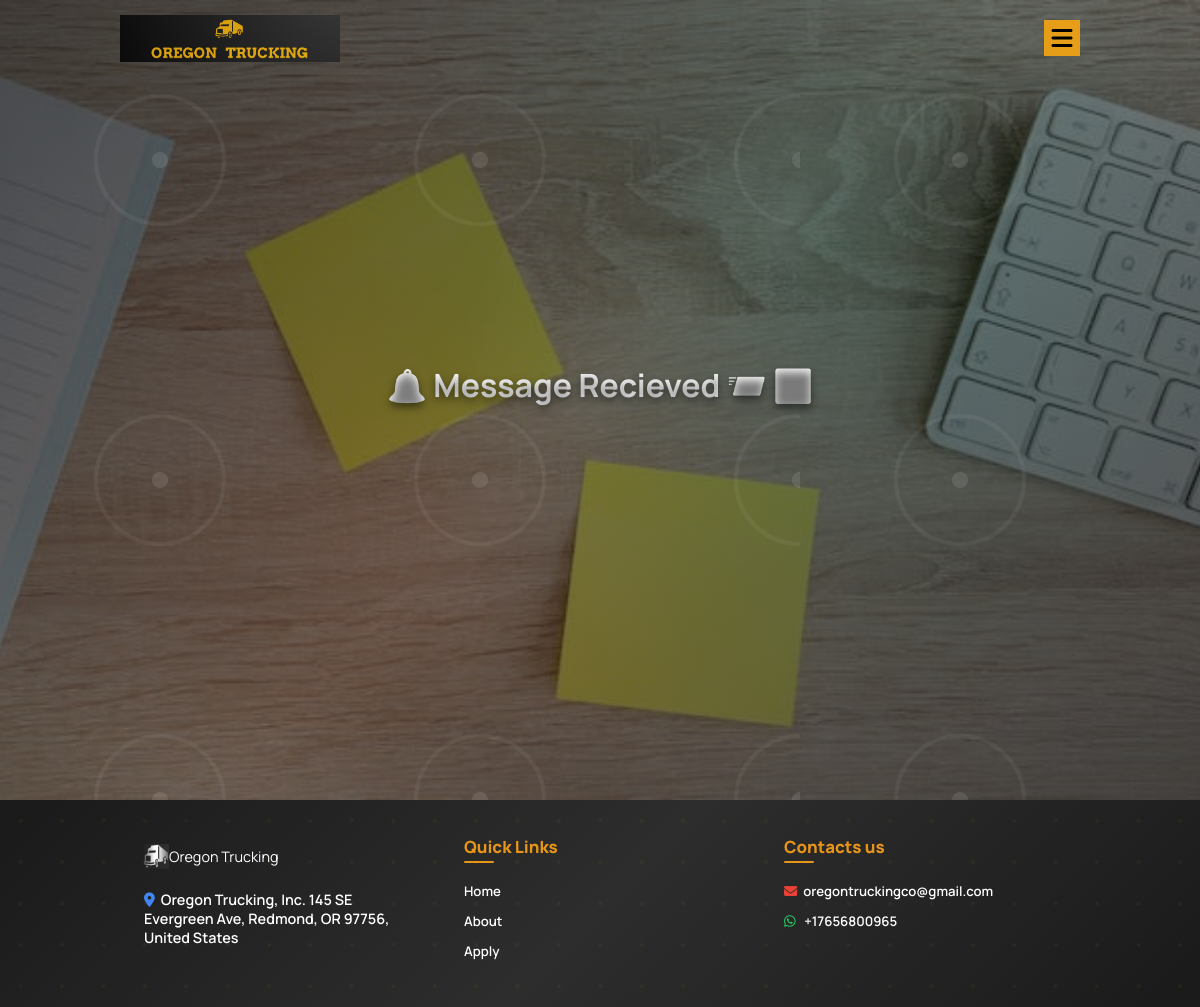
Screenshot of /message with the database file from the repository.
### driver/models.py (models this page shows, shortened)
class CompanyProfile(models.Model):
    name = models.CharField(max_length=50)
    email = models.EmailField()
    phone = models.CharField(max_length=50)
    address = models.CharField(max_length=150)
    logo = models.ImageField(upload_to='logo')
    home_img = models.ImageField(upload_to='home_img')
    confirm = models.ImageField(upload_to='confirm')
    thanks = models.ImageField(upload_to='thanks')
    video = models.FileField(upload_to='video')
    p1 = models.TextField()
    p2 = models.TextField()
    p3 = models.TextField()
    p4 = models.TextField()
    copyright = models.CharField(max_length=50)
    banner_h1 = models.CharField( max_length=50,default ='higher/top_text')
    banner_h3 = models.CharField( max_length=50, default = 'lower_text')
    favicon = models.ImageField(upload_to='logo',default='favicon.jpg')
    notification = models.ImageField(upload_to='logo',default='notification.jpg')
    class Meta:
        db_table = 'CompanyProfile'
        managed = True
        verbose_name = 'CompanyProfile'
        verbose_name_plural = 'CompanyProfile'

### driver/views.py (the view)
# urls.py: path('message',views.message,name='message'),
def message(request):
    return render(request,'message.html')

### driver/context_processor.py (called while the page is built)
def oregon(request):
    profile = CompanyProfile.objects.get(pk=1)
    context = {
        'profile': profile,
    }
    return context

### driver/templates/message.html (shortened to what this page needs)
{% extends 'base.html' %}
{% load static %}
{% block header %}
	{% include "header2.html" %}
{% endblock header %}
{% block content %}
<section class="banner flf bfr contact"   id="contact" style="background: url({{profile.notification.url}}) no-repeat center;" id="contact" style="background-color: grey;">
	<br><br><br><br><br><br><br><br><br><br><br><br><br><br>
	<div class="container">
		<h2 style="color: white;">  🔔 Message Recieved 📨 ✅</h2>
	</div>
</section>
{% endblock content %}
{% block footer %}
	{% include "footer.html" %}
{% endblock footer %}

### driver/templates/header2.html (shortened to what this page needs)
{% load static %}
<header>
    <div class="container df_c_v jcsb">
        <a href="{% url 'homepage' %}" class="logo">
            <img src="{{profile.logo.url}}" alt="" />
        </a>
        <div class="menucontrols">
            <a href="javascript:void();" class="showmenu df_c_hv">
                <span class="fa-solid fa-bars"></span>
            </a>
        </div>
    </div>
</header>

### driver/templates/footer.html (shortened to what this page needs)
{% load static %}
<footer class="flf">
  <div class="container">
    <div class="row">
      <div class="column al df_c_v">
        <img src="{{ profile.favicon.url }}" alt="" style="height: 25px;width: 25px;" />
        <p>Oregon Trucking</p>
        <p>
          <a href="#map"><span class="fa-solid fa-location-dot"></span>{{ profile.address }}</a>
        </p>
      </div>
      <div class="column al df_c_v">
        <ul>
          <li>Quick Links</li>
          <li>
            <a href="{% url 'homepage' %}">Home</a>
          </li>
          <li>
            <a href="#about">About</a>
          </li>
          <li>
            <a href="#services">Apply</a>
          </li>
        </ul>
      </div>
      <div class="column al df_c_v">
        <ul>
          <li>Contacts us</li>
          <li>
            <a href="mailto:{{ profile.email }}"><i class="fa-solid fa-envelope"></i>{{ profile.email }}</a>
          </li>
          <li>
            <a href="sms:{{ profile.phone }}?&body=Hi%20there%20I%2520my%20name%20is%2520NAME"><span class="fa-brands fa-whatsapp"></span>&nbsp;{{ profile.phone }}</a>
          </li>
        </ul>
      </div>
    </div>
  </div>
</footer>

### driver/static/style.css (style rules this page uses)
header { position: fixed; width: 100%; left: 0; top: 0; z-index: 99; font-family: "Manrope", sans-serif; font-weight: bold; padding: 2vw 0; transition: 0.3s; -webkit-transition: 0.3s; }
header a.logo { float: left; color: #fff; font-size: 3.2vw; transition: 0.3s; -webkit-transition: 0.3s; }
header a.logo img { float: left; width: 320px; height: auto; }
.menucontrols { float: right; }
.menucontrols a { float: left; width: 4vw; height: 4vw; background: rgb(230, 158, 25); color: #000; font-size: 1.4vw; }
.banner { padding: 20vw 0 14vw 0; background-size: cover !important; font-family: "Manrope", sans-serif; position: relative; z-index: 1; }
.banner:before { background: linear-gradient( to bottom, rgba(0, 0, 0, 0.15), rgba(0, 0, 0, 0.4) ); }
.contact { position: relative; min-height: 100vh; background-size: cover; background-position: center; background-attachment: fixed; display: flex; align-items: center; justify-content: center; font-family: "Manrope", sans-serif; overflow: hidden; }
.contact::before { content: ""; position: absolute; top: 0; left: 0; right: 0; bottom: 0; background: linear-gradient( 135deg, rgba(0, 0, 0, 0.7) 0%, rgba(0, 0, 0, 0.5) 50%, rgba(0, 0, 0, 0.7) 100% ), radial-gradient( circle at 30% 70%, rgba(255, 107, 53, 0.2) 0%, transparent 50% ), radial-gradient( circle at 70% 30%, rgba(0, 212, 170, 0.2) 0%, transparent 50% ); z-index: 1; }
.contact::after { content: ""; position: absolute; top: 0; left: 0; right: 0; bottom: 0; z-index: 1; }
.contact .container { position: relative; z-index: 2; max-width: 800px; width: 100%; padding: 0 2vw; }
.contact h2 { color: #fff; font-size: 4vw; font-weight: 700; text-align: center; margin-bottom: 1vw; text-shadow: 0 4px 8px rgba(0, 0, 0, 0.5); animation: fadeInDown 1s ease-out; background: linear-gradient(45deg, #fff, #f0f0f0); -webkit-background-clip: text; -webkit-text-fill-color: transparent; background-clip: text; }
footer { background: linear-gradient(135deg, #1a1a1a 0%, #2d2d2d 50%, #1a1a1a 100%); padding: 6vw 0 4vw 0; font-family: "Manrope", sans-serif; position: relative; overflow: hidden; color: #fff; }
footer::before { content: ""; position: absolute; top: 0; left: 0; right: 0; bottom: 0; opacity: 0.5; z-index: 1; }
footer .container { position: relative; z-index: 2; }
footer .row { display: flex; justify-content: space-between; align-items: flex-start; animation: fadeInUp 1s ease-out; }
footer .column { flex: 1; padding: 0 2vw; animation: slideInUp 0.8s ease-out; animation-fill-mode: both; }
footer .column:nth-child(1) { animation-delay: 0.1s; }
footer .column:nth-child(2) { animation-delay: 0.3s; }
footer .column:nth-child(3) { animation-delay: 0.5s; }
footer .column img { transition: transform 0.3s ease; filter: brightness(1.2); }
footer .column p { margin: 1vw 0; font-size: 1.2vw; transition: color 0.3s ease; }
footer .column a { color: #fff; text-decoration: none; font-weight: 600; transition: all 0.3s ease; display: inline-block; position: relative; }
footer .column a::after { content: ""; position: absolute; bottom: -2px; left: 0; width: 0; height: 2px; background: linear-gradient(45deg, #e69519, #ff6b35); transition: width 0.3s ease; }
footer .column ul { list-style: none; padding: 0; margin: 0; }
footer .column ul li { margin-bottom: 1vw; font-size: 1.1vw; }
footer .column ul li:first-child { font-size: 1.4vw; font-weight: 900; color: #e69519; margin-bottom: 2vw; position: relative; }
footer .column ul li:first-child::after { content: ""; position: absolute; bottom: -5px; left: 0; width: 30px; height: 2px; background: #e69519; border-radius: 1px; }
footer .column i, footer .column span { margin-right: 0.5vw; transition: transform 0.3s ease; }
footer .column .fa-whatsapp { color: #25d366; }
footer .column .fa-envelope { color: #ea4335; }
footer .column .fa-location-dot { color: #4285f4; }
.row { display: flex; }
.column { flex: 50%; }

### driver/static/style-global.css (style rules this page uses)
* { box-sizing: border-box; -webkit-box-sizing: border-box; margin: 0; padding: 0; }
ol, ul { list-style: none; }
body { background: #fff; line-height: normal; overflow-x: hidden; }
a { text-decoration: none; }
.container { width: 75vw; margin: 0 auto 0 auto; }
.flf { float: left; width: 100%; }
.df_c_hv { display: flex; flex-wrap: wrap; justify-content: center; align-items: center; }
.df_c_v { display: flex; flex-wrap: wrap; align-items: center; }
.jcsb { justify-content: space-between; }
.bfr:before { position: absolute; width: 100%; height: 100%; left: 0; top: 0; z-index: -1; content: ''; }

### rows the page displays
CompanyProfile: logo (picture), notification (picture), favicon (picture), address "Oregon Trucking, Inc. 145 SE Evergreen Ave, Redmond, OR 97756, United States", email "oregontruckingco@gmail.com", phone "+17656800965"
